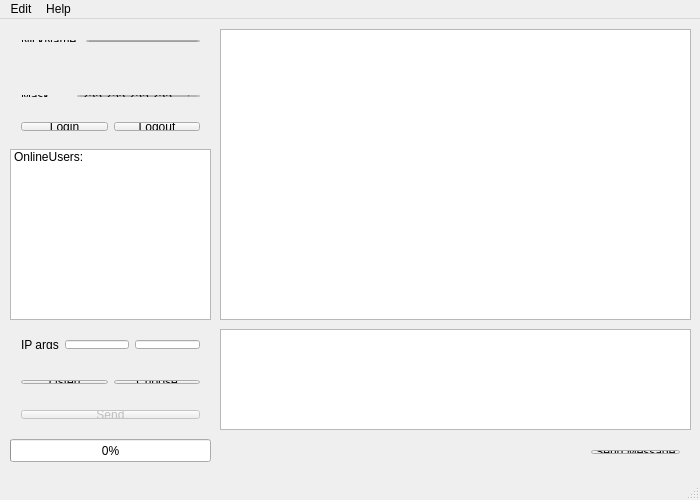
<?xml version="1.0" encoding="UTF-8"?>
<ui version="4.0">
 <class>MainWindow</class>
 <widget class="QMainWindow" name="MainWindow">
  <property name="geometry">
   <rect>
    <x>0</x>
    <y>0</y>
    <width>700</width>
    <height>500</height>
   </rect>
  </property>
  <property name="minimumSize">
   <size>
    <width>700</width>
    <height>500</height>
   </size>
  </property>
  <property name="maximumSize">
   <size>
    <width>700</width>
    <height>500</height>
   </size>
  </property>
  <property name="windowTitle">
   <string>Chat</string>
  </property>
  <widget class="QWidget" name="centralWidget">
   <widget class="QWidget" name="horizontalLayoutWidget">
    <property name="geometry">
     <rect>
      <x>10</x>
      <y>10</y>
      <width>201</width>
      <height>24</height>
     </rect>
    </property>
    <layout class="QHBoxLayout" name="nameLayout">
     <item>
      <widget class="QLabel" name="labName">
       <property name="text">
        <string>NickName:</string>
       </property>
      </widget>
     </item>
     <item>
      <widget class="QLineEdit" name="edtName">
       <property name="text">
        <string/>
       </property>
      </widget>
     </item>
    </layout>
   </widget>
   <widget class="QWidget" name="horizontalLayoutWidget_3">
    <property name="geometry">
     <rect>
      <x>10</x>
      <y>38</y>
      <width>201</width>
      <height>21</height>
     </rect>
    </property>
    <layout class="QHBoxLayout" name="ipLayout">
     <item>
      <widget class="QLabel" name="labIP">
       <property name="text">
        <string>Your Address:</string>
       </property>
      </widget>
     </item>
     <item>
      <widget class="QLabel" name="labIPAdress">
       <property name="text">
        <string/>
       </property>
      </widget>
     </item>
    </layout>
   </widget>
   <widget class="QWidget" name="horizontalLayoutWidget_4">
    <property name="geometry">
     <rect>
      <x>10</x>
      <y>92</y>
      <width>201</width>
      <height>31</height>
     </rect>
    </property>
    <layout class="QHBoxLayout" name="actionLayout">
     <item>
      <widget class="QPushButton" name="btnLogin">
       <property name="text">
        <string>Login</string>
       </property>
       <property name="icon">
        <iconset resource="resources/resource.qrc">
         <normaloff>:/icons/login.png</normaloff>:/icons/login.png</iconset>
       </property>
       <property name="autoDefault">
        <bool>false</bool>
       </property>
      </widget>
     </item>
     <item>
      <widget class="QPushButton" name="btnLogout">
       <property name="text">
        <string>Logout</string>
       </property>
       <property name="icon">
        <iconset resource="resources/resource.qrc">
         <normaloff>:/icons/logout.png</normaloff>:/icons/logout.png</iconset>
       </property>
      </widget>
     </item>
    </layout>
   </widget>
   <widget class="QTextBrowser" name="browserMessage">
    <property name="geometry">
     <rect>
      <x>220</x>
      <y>10</y>
      <width>471</width>
      <height>291</height>
     </rect>
    </property>
   </widget>
   <widget class="QListWidget" name="listOnlineUser">
    <property name="geometry">
     <rect>
      <x>10</x>
      <y>130</y>
      <width>201</width>
      <height>171</height>
     </rect>
    </property>
    <item>
     <property name="text">
      <string>OnlineUsers:</string>
     </property>
    </item>
   </widget>
   <widget class="QWidget" name="horizontalLayoutWidget_2">
    <property name="geometry">
     <rect>
      <x>10</x>
      <y>310</y>
      <width>201</width>
      <height>31</height>
     </rect>
    </property>
    <layout class="QHBoxLayout" name="ipFinalLayout">
     <item>
      <widget class="QLabel" name="labFinalIP">
       <property name="text">
        <string>IP args</string>
       </property>
      </widget>
     </item>
     <item>
      <widget class="QLineEdit" name="edtFinalIP"/>
     </item>
     <item>
      <widget class="QLineEdit" name="edtFinalPort"/>
     </item>
    </layout>
   </widget>
   <widget class="QWidget" name="horizontalLayoutWidget_5">
    <property name="geometry">
     <rect>
      <x>10</x>
      <y>380</y>
      <width>201</width>
      <height>31</height>
     </rect>
    </property>
    <layout class="QHBoxLayout" name="sendFileLayout">
     <item>
      <widget class="QPushButton" name="btnSendFile">
       <property name="enabled">
        <bool>false</bool>
       </property>
       <property name="text">
        <string>Send</string>
       </property>
       <property name="icon">
        <iconset resource="resources/resource.qrc">
         <normaloff>:/icons/send.png</normaloff>:/icons/send.png</iconset>
       </property>
      </widget>
     </item>
    </layout>
   </widget>
   <widget class="QProgressBar" name="ProgressBar">
    <property name="geometry">
     <rect>
      <x>10</x>
      <y>420</y>
      <width>201</width>
      <height>23</height>
     </rect>
    </property>
    <property name="value">
     <number>0</number>
    </property>
    <property name="textVisible">
     <bool>true</bool>
    </property>
   </widget>
   <widget class="QTextEdit" name="edtMessage">
    <property name="geometry">
     <rect>
      <x>220</x>
      <y>310</y>
      <width>471</width>
      <height>101</height>
     </rect>
    </property>
   </widget>
   <widget class="QWidget" name="horizontalLayoutWidget_6">
    <property name="geometry">
     <rect>
      <x>220</x>
      <y>420</y>
      <width>471</width>
      <height>26</height>
     </rect>
    </property>
    <layout class="QHBoxLayout" name="messageSendLayout">
     <item>
      <spacer name="spacerSend">
       <property name="orientation">
        <enum>Qt::Horizontal</enum>
       </property>
       <property name="sizeHint" stdset="0">
        <size>
         <width>40</width>
         <height>20</height>
        </size>
       </property>
      </spacer>
     </item>
     <item>
      <widget class="QPushButton" name="btnSendMessage">
       <property name="text">
        <string>Send Message</string>
       </property>
       <property name="icon">
        <iconset resource="resources/resource.qrc">
         <normaloff>:/icons/message.png</normaloff>:/icons/message.png</iconset>
       </property>
      </widget>
     </item>
    </layout>
   </widget>
   <widget class="QWidget" name="horizontalLayoutWidget_7">
    <property name="geometry">
     <rect>
      <x>10</x>
      <y>65</y>
      <width>201</width>
      <height>24</height>
     </rect>
    </property>
    <layout class="QHBoxLayout" name="loginTypeLayout">
     <item>
      <widget class="QLabel" name="labMask">
       <property name="text">
        <string>Mask</string>
       </property>
      </widget>
     </item>
     <item>
      <widget class="QComboBox" name="boxMask">
       <item>
        <property name="text">
         <string>255.255.255.255</string>
        </property>
       </item>
       <item>
        <property name="text">
         <string>192.168.255.255</string>
        </property>
       </item>
      </widget>
     </item>
    </layout>
   </widget>
   <widget class="QWidget" name="horizontalLayoutWidget_8">
    <property name="geometry">
     <rect>
      <x>10</x>
      <y>350</y>
      <width>201</width>
      <height>26</height>
     </rect>
    </property>
    <layout class="QHBoxLayout" name="actionLayout_3">
     <item>
      <widget class="QPushButton" name="btnListen">
       <property name="text">
        <string>Listen</string>
       </property>
       <property name="icon">
        <iconset resource="resources/resource.qrc">
         <normaloff>:/icons/listen.png</normaloff>:/icons/listen.png</iconset>
       </property>
      </widget>
     </item>
     <item>
      <widget class="QPushButton" name="btnChooseFile">
       <property name="text">
        <string>Choose</string>
       </property>
       <property name="icon">
        <iconset resource="resources/resource.qrc">
         <normaloff>:/icons/choose-file.png</normaloff>:/icons/choose-file.png</iconset>
       </property>
      </widget>
     </item>
    </layout>
   </widget>
  </widget>
  <widget class="QStatusBar" name="statusBar"/>
  <widget class="QMenuBar" name="menuBar">
   <property name="geometry">
    <rect>
     <x>0</x>
     <y>0</y>
     <width>700</width>
     <height>19</height>
    </rect>
   </property>
   <widget class="QMenu" name="menuEdit">
    <property name="title">
     <string>Edit</string>
    </property>
    <widget class="QMenu" name="menuLanguage">
     <property name="title">
      <string>Language</string>
     </property>
     <addaction name="actionEnglish"/>
     <addaction name="actionSimplifiedChinese"/>
     <addaction name="actionTraditionalChinese"/>
    </widget>
    <addaction name="menuLanguage"/>
   </widget>
   <widget class="QMenu" name="menuHelp">
    <property name="title">
     <string>Help</string>
    </property>
    <addaction name="actionHelp"/>
    <addaction name="separator"/>
    <addaction name="actionAbout"/>
   </widget>
   <addaction name="menuEdit"/>
   <addaction name="menuHelp"/>
  </widget>
  <action name="actionEnglish">
   <property name="text">
    <string>English</string>
   </property>
  </action>
  <action name="actionSimplifiedChinese">
   <property name="text">
    <string>简体中文</string>
   </property>
  </action>
  <action name="actionTraditionalChinese">
   <property name="text">
    <string>繁體中文</string>
   </property>
  </action>
  <action name="actionHelp">
   <property name="text">
    <string>Help</string>
   </property>
  </action>
  <action name="actionAbout">
   <property name="text">
    <string>About</string>
   </property>
  </action>
 </widget>
 <layoutdefault spacing="6" margin="11"/>
 <resources>
  <include location="resources/resource.qrc"/>
 </resources>
 <connections/>
</ui>
